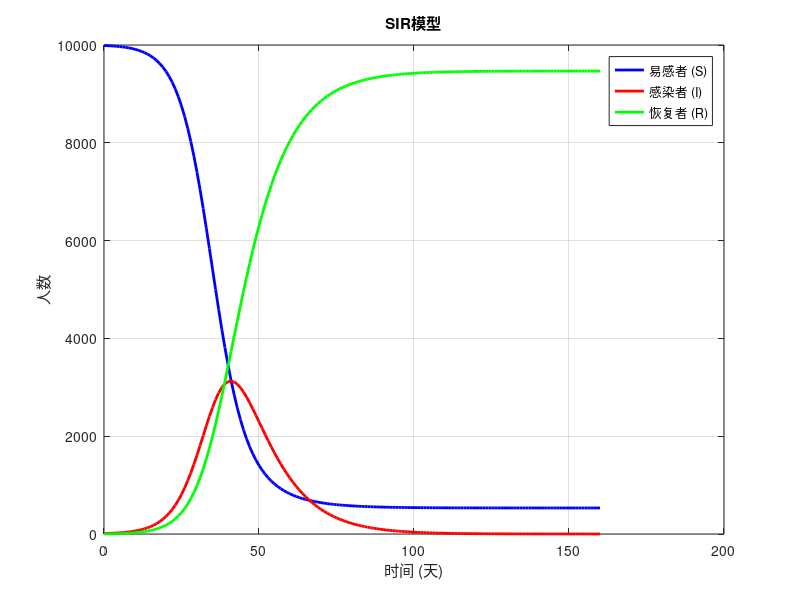

Recreate this plot in MATLAB.
% SIR模型参数
beta = 0.3; % 感染率
gamma = 0.1; % 恢复率

% 初始条件
N = 10000;  % Total population
S0 = 9990; % 初始易感者
I0 = 10;   % 初始感染者
R0 = 0;   % 初始恢复者

% Time settings
days = 160;      % Total days to simulate
t = 0:days;      % Time vector

% Initialize arrays
S = zeros(1, days+1);
I = zeros(1, days+1);
R = zeros(1, days+1);

% Set initial values
S(1) = S0;
I(1) = I0;
R(1) = R0;

% SIR model differential equations
for day = 1:days
    dS = -beta * S(day) * I(day) / N ;
    dI = beta *S(day) * I(day) / N - gamma * I(day);
    dR = gamma * I(day);  
    % Update values
    S(day+1) = S(day) + dS;
    I(day+1) = I(day) + dI;
    R(day+1) = R(day) + dR;
end

% 绘制结果
figure;
plot(t, S, 'b', 'LineWidth', 2); hold on;
plot(t, I, 'r', 'LineWidth', 2);
plot(t, R, 'g', 'LineWidth', 2);
xlabel('时间 (天)');
ylabel('人数');
legend('易感者 (S)', '感染者 (I)', '恢复者 (R)');
title('SIR模型');
grid on;

